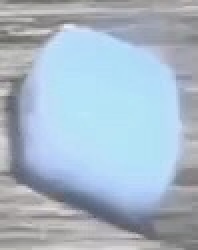
#> input picture image.jpeg, 99 x 125 px, found by its file name (shown 2 times larger)
$ python '동영상 분석2.py'
#> lines starting #> are read from the running program, lines starting #| are printed output that depends on the picture
import cv2
import numpy as np

def mark_leftmost_point_on_object(image_path):
    # 이미지 로드
    image = cv2.imread(image_path)
#> image is the input picture: shape (125, 99, 3); mean B, G, R 199.8, 184.2, 167.1

    # 이미지를 그레이스케일로 변환
    gray = cv2.cvtColor(image, cv2.COLOR_BGR2GRAY)
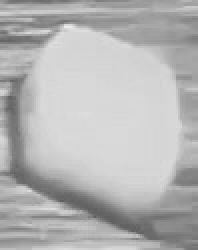
#> gray: shape (125, 99) (shown 2 times larger); min 93, max 237, mean 180.9

    # 흰색 영역 찾기 위한 임계값 설정
    _, thresh = cv2.threshold(gray, 240, 255, cv2.THRESH_BINARY)
#> thresh: shape (125, 99); every value is 0

    # 윤곽선 찾기
    contours, _ = cv2.findContours(thresh, cv2.RETR_EXTERNAL, cv2.CHAIN_APPROX_SIMPLE)
#> contours = []

    # 각 윤곽의 왼쪽 끝점 찾기
    if contours:
        leftmost = None
        for contour in contours:
            # 각 윤곽의 왼쪽 끝점 계산
            contour_leftmost = tuple(contour[contour[:,:,0].argmin()][0])

            # 가장 왼쪽 점 업데이트
            if leftmost is None or contour_leftmost[0] < leftmost[0]:
                leftmost = contour_leftmost

        # 왼쪽 끝점에 초록색 점 찍기
        if leftmost:
            cv2.circle(image, leftmost, 5, (0, 255, 0), -1)

    # 이미지를 저장하거나 출력
    output_path = image_path.replace('.jpeg', '_marked.jpeg')
    cv2.imwrite(output_path, image)
    return output_path

# 함수 실행
image_path = '/Users/hitobi/Library/CloudStorage/SynologyDrive-업무/정승환/파이썬/image.jpeg'
output_image_path = mark_leftmost_point_on_object(image_path)
output_image_path
